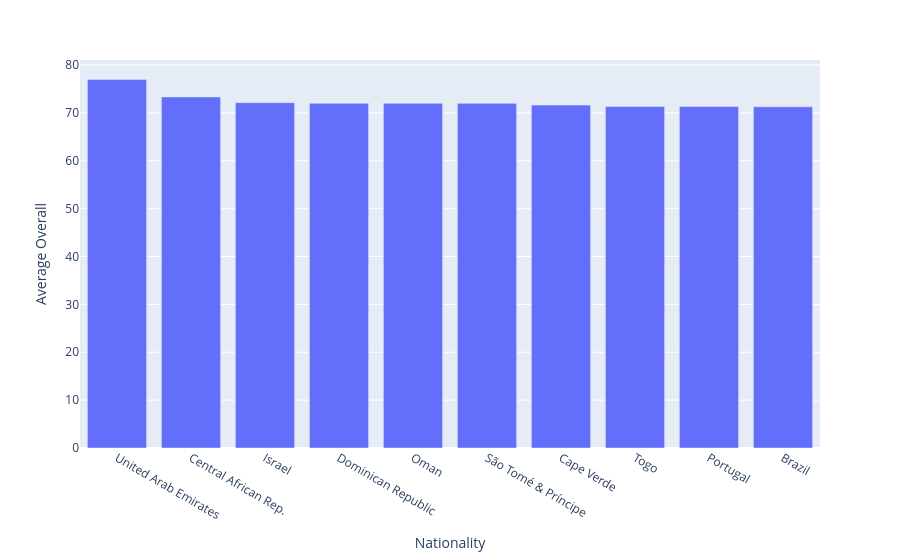

The notebook cell saved with this chart:
### Code cell
px.bar(top_10_overall, x = top_10_overall.index, y= top_10_overall.values, labels= {'nationality' : 'Nationality', 'y' : 'Average Overall'})

### Figure 1 — Plotly figure (JSON) as saved in the notebook; plotly's stock layout.template omitted (floating-point values rounded to 4 significant figures)
{"data": [{"alignmentgroup": "True", "hovertemplate": "Nationality=%{x}<br>Average Overall=%{y}<extra></extra>", "legendgroup": "", "marker": {"color": "#636efa", "pattern": {"shape": ""}}, "name": "", "offsetgroup": "", "orientation": "v", "showlegend": false, "textposition": "auto", "type": "bar", "x": ["United Arab Emirates", "Central African Rep.", "Israel", "Dominican Republic", "Oman", "São Tomé & Príncipe", "Cape Verde", "Togo", "Portugal", "Brazil"], "xaxis": "x", "y": [77, 73.33, 72.14, 72, 72, 72, 71.63, 71.33, 71.33, 71.27], "yaxis": "y"}], "layout": {"barmode": "relative", "legend": {"tracegroupgap": 0}, "margin": {"t": 60}, "xaxis": {"anchor": "y", "domain": [0, 1], "title": {"text": "Nationality"}}, "yaxis": {"anchor": "x", "domain": [0, 1], "title": {"text": "Average Overall"}}}}
